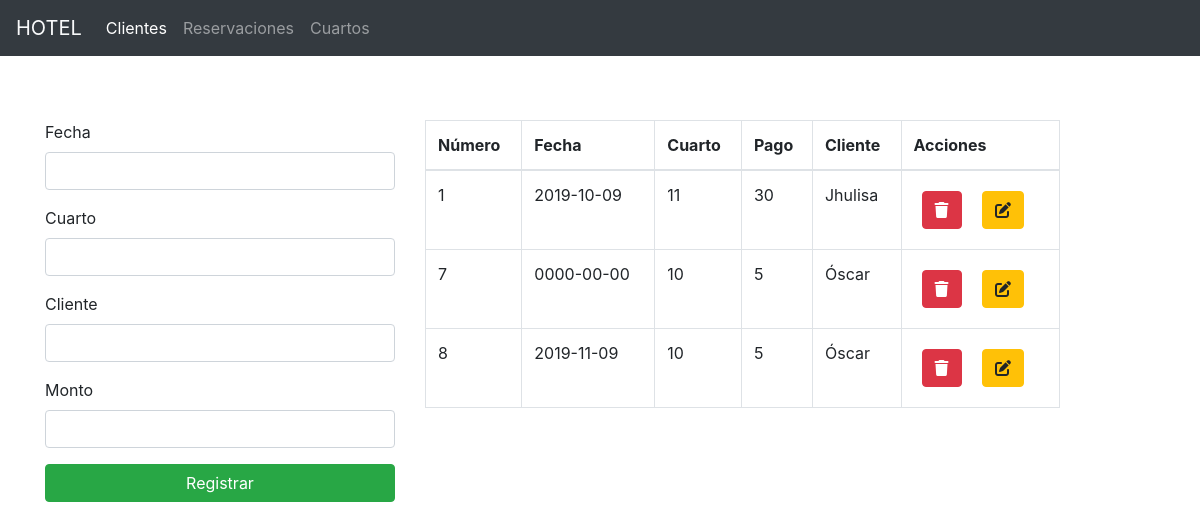
Screenshot of /reservaciones.php with the database file from the repository.
### tables this page shows
CREATE TABLE `reservaciones` (
  `Num_re` int(255) NOT NULL,
  `fecha_re` date NOT NULL,
  `cuarto_re` int(255) NOT NULL,
  `id_cliente` int(255) NOT NULL,
  `pago_re` int(255) NOT NULL
);

CREATE TABLE `clientes` (
  `id_cliente` int(255) NOT NULL,
  `nom_cl` varchar(150) NOT NULL,
  `ape_cl` varchar(150) NOT NULL,
  `pais_cl` varchar(150) NOT NULL,
  `tel_cl` int(150) NOT NULL,
  `comment` varchar(500) NOT NULL,
  `ciudad_cl` varchar(255) NOT NULL
);

### reservaciones.php (the view, shortened to what this page needs)
<?php
include 'includes/header.php';
include 'config/connect.php';
?>
<div class="container">
    <div class="row mt-5">
        <div class="col-md-4 mt-5">
            <form action="lib/reservaciones/create.php" method="POST">
                <div class="form-group">
                    <label for="my-input">Fecha</label>
                    <input id="my-input" class="form-control" type="text" name="fecha">
                </div>
                <div class="form-group">
                    <label for="my-input">Cuarto</label>
                    <input id="my-input" class="form-control" type="text" name="cuarto">
                </div>
                <div class="form-group">
                    <label for="my-input">Cliente</label>
                    <input id="my-input" class="form-control" type="text" name="cliente">
                </div>
                <div class="form-group">
                    <label for="my-input">Monto</label>
                    <input id="my-input" class="form-control" type="text" name="precio">
                </div>
                <input type="submit" class="btn btn-block btn-success" value="Registrar">
            </form>
        </div>
        <div class="col-md-7 mt-5">
            <table class="table table-bordered w-100">
                <thead>
                    <th>Número</th>
                    <th>Fecha</th>
                    <th>Cuarto</th>
                    <th>Pago</th>
                    <th>Cliente</th>
                    <th>Acciones</th>
                </thead>
                <tbody>
                    <?php
                    $sql_read = "SELECT reservaciones.Num_re, reservaciones.fecha_re, reservaciones.cuarto_re, reservaciones.id_cliente, reservaciones.pago_re, clientes.nom_cl
                    FROM reservaciones
                    INNER JOIN clientes
                    on(reservaciones.id_cliente = clientes.id_cliente);";
                    $sql_read_query = mysqli_query($conn,$sql_read);
                    while($rowc = mysqli_fetch_array($sql_read_query)){   ?>
                    <tr>
                    <td><?= $rowc['Num_re'] ?></td>
                    <td><?= $rowc['fecha_re'] ?></td>
                    <td><?= $rowc['id_cliente'] ?></td>
                    <td><?= $rowc['pago_re'] ?></td>
                    <td><?= $rowc['nom_cl'] ?></td>
                    <td><a href="lib/reservaciones/delete.php?id=<?= $rowc['Num_re'] ?>" class="btn btn-danger  m-2"><i class="fas fa-trash"></i></a> <a href="editcl.php?id=<?= $rowc['id_cliente'] ?>" class="btn btn-warning  m-2"><i class="fas fa-edit"></i></a></td>
                    </tr>
                <?php  }
                    ?>
                </tbody>
            </table>
        </div>
    </div>
</div>
<?php
include 'includes/footer.php';
?>

### includes/header.php (shortened to what this page needs)
<!DOCTYPE html>
<html lang="en">
<head>
    <link rel="stylesheet" href="https://stackpath.bootstrapcdn.com/bootstrap/4.3.1/css/bootstrap.min.css">
</head>
<body>
<nav class="navbar navbar-expand-lg navbar-dark bg-dark fixed-top">
    <a class="navbar-brand text-light">HOTEL</a>
    <div id="my-nav" class="collapse navbar-collapse">
        <ul class="navbar-nav mr-auto">
            <li class="nav-item active">
                <a class="nav-link" href="index.php">Clientes <span class="sr-only">(current)</span></a>
            </li>
            <li class="nav-item">
                <a class="nav-link" href="reservaciones.php" tabindex="-1" aria-disabled="true">Reservaciones</a>
            </li>
            <li class="nav-item">
                <a class="nav-link" href="cuartos.php" tabindex="-1" aria-disabled="true">Cuartos</a>
            </li>
        </ul>
    </div>
</nav>

### config/connect.php
<?php
$conn = mysqli_connect('localhost','root','','hotel');
if($conn){echo 'se conectó';}
?>

### includes/footer.php (shortened to what this page needs)
</body>
</html>

### rows the page displays
reservaciones: Num_re "1", fecha_re "2019-10-09", id_cliente "11", pago_re "30", id_cliente.nom_cl "Jhulisa"
reservaciones: Num_re "7", fecha_re "0000-00-00", id_cliente "10", pago_re "5", id_cliente.nom_cl "Óscar"
reservaciones: Num_re "8", fecha_re "2019-11-09", id_cliente "10", pago_re "5", id_cliente.nom_cl "Óscar"
